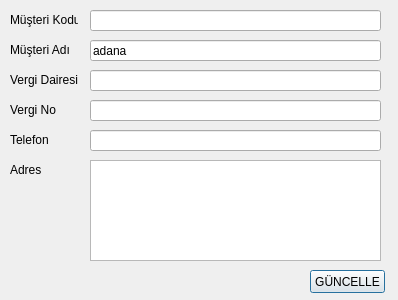
<?xml version="1.0" encoding="UTF-8"?>
<ui version="4.0">
 <class>Firmaguncelle</class>
 <widget class="QDialog" name="Firmaguncelle">
  <property name="geometry">
   <rect>
    <x>0</x>
    <y>0</y>
    <width>398</width>
    <height>300</height>
   </rect>
  </property>
  <property name="windowTitle">
   <string>Müşteri Bilgisi Güncelle</string>
  </property>
  <widget class="QLabel" name="label_2">
   <property name="geometry">
    <rect>
     <x>10</x>
     <y>40</y>
     <width>68</width>
     <height>20</height>
    </rect>
   </property>
   <property name="text">
    <string>Müşteri Adı</string>
   </property>
  </widget>
  <widget class="QLabel" name="label_4">
   <property name="geometry">
    <rect>
     <x>10</x>
     <y>100</y>
     <width>68</width>
     <height>20</height>
    </rect>
   </property>
   <property name="text">
    <string>Vergi No</string>
   </property>
  </widget>
  <widget class="QLabel" name="label">
   <property name="geometry">
    <rect>
     <x>10</x>
     <y>10</y>
     <width>68</width>
     <height>20</height>
    </rect>
   </property>
   <property name="text">
    <string>Müşteri Kodu</string>
   </property>
  </widget>
  <widget class="QLabel" name="label_3">
   <property name="geometry">
    <rect>
     <x>10</x>
     <y>70</y>
     <width>68</width>
     <height>20</height>
    </rect>
   </property>
   <property name="text">
    <string>Vergi Dairesi</string>
   </property>
  </widget>
  <widget class="QLabel" name="label_5">
   <property name="geometry">
    <rect>
     <x>10</x>
     <y>160</y>
     <width>68</width>
     <height>20</height>
    </rect>
   </property>
   <property name="text">
    <string>Adres</string>
   </property>
  </widget>
  <widget class="QLineEdit" name="lineEdit">
   <property name="geometry">
    <rect>
     <x>90</x>
     <y>10</y>
     <width>291</width>
     <height>21</height>
    </rect>
   </property>
  </widget>
  <widget class="QLineEdit" name="lineEdit_2">
   <property name="geometry">
    <rect>
     <x>90</x>
     <y>40</y>
     <width>291</width>
     <height>21</height>
    </rect>
   </property>
   <property name="text">
    <string>adana</string>
   </property>
  </widget>
  <widget class="QLineEdit" name="lineEdit_3">
   <property name="geometry">
    <rect>
     <x>90</x>
     <y>70</y>
     <width>291</width>
     <height>21</height>
    </rect>
   </property>
  </widget>
  <widget class="QLineEdit" name="lineEdit_4">
   <property name="geometry">
    <rect>
     <x>90</x>
     <y>100</y>
     <width>291</width>
     <height>21</height>
    </rect>
   </property>
  </widget>
  <widget class="QLineEdit" name="lineEdit_5">
   <property name="geometry">
    <rect>
     <x>90</x>
     <y>130</y>
     <width>291</width>
     <height>21</height>
    </rect>
   </property>
  </widget>
  <widget class="QLabel" name="label_6">
   <property name="geometry">
    <rect>
     <x>10</x>
     <y>130</y>
     <width>68</width>
     <height>20</height>
    </rect>
   </property>
   <property name="text">
    <string>Telefon</string>
   </property>
  </widget>
  <widget class="QTextEdit" name="textEdit">
   <property name="geometry">
    <rect>
     <x>90</x>
     <y>160</y>
     <width>291</width>
     <height>101</height>
    </rect>
   </property>
  </widget>
  <widget class="QPushButton" name="pushButton">
   <property name="geometry">
    <rect>
     <x>310</x>
     <y>270</y>
     <width>75</width>
     <height>23</height>
    </rect>
   </property>
   <property name="focusPolicy">
    <enum>Qt::TabFocus</enum>
   </property>
   <property name="text">
    <string>GÜNCELLE</string>
   </property>
  </widget>
 </widget>
 <resources/>
 <connections>
  <connection>
   <sender>pushButton</sender>
   <signal>clicked()</signal>
   <receiver>Firmaguncelle</receiver>
   <slot>close()</slot>
   <hints>
    <hint type="sourcelabel">
     <x>325</x>
     <y>280</y>
    </hint>
    <hint type="destinationlabel">
     <x>42</x>
     <y>222</y>
    </hint>
   </hints>
  </connection>
  <connection>
   <sender>lineEdit</sender>
   <signal>returnPressed()</signal>
   <receiver>Firmaguncelle</receiver>
   <slot>close()</slot>
   <hints>
    <hint type="sourcelabel">
     <x>124</x>
     <y>21</y>
    </hint>
    <hint type="destinationlabel">
     <x>145</x>
     <y>43</y>
    </hint>
   </hints>
  </connection>
  <connection>
   <sender>lineEdit_2</sender>
   <signal>returnPressed()</signal>
   <receiver>lineEdit_2</receiver>
   <slot>clear()</slot>
   <hints>
    <hint type="sourcelabel">
     <x>116</x>
     <y>41</y>
    </hint>
    <hint type="destinationlabel">
     <x>116</x>
     <y>41</y>
    </hint>
   </hints>
  </connection>
 </connections>
</ui>
